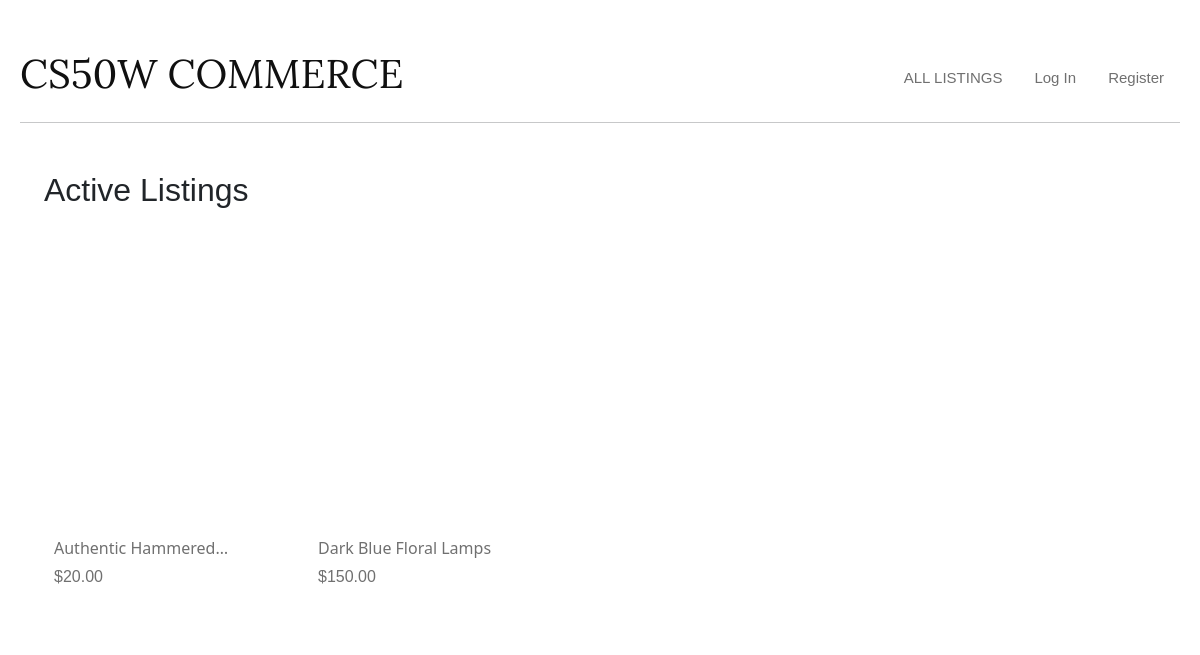
Before: /displayCategories/8 with the older database file.
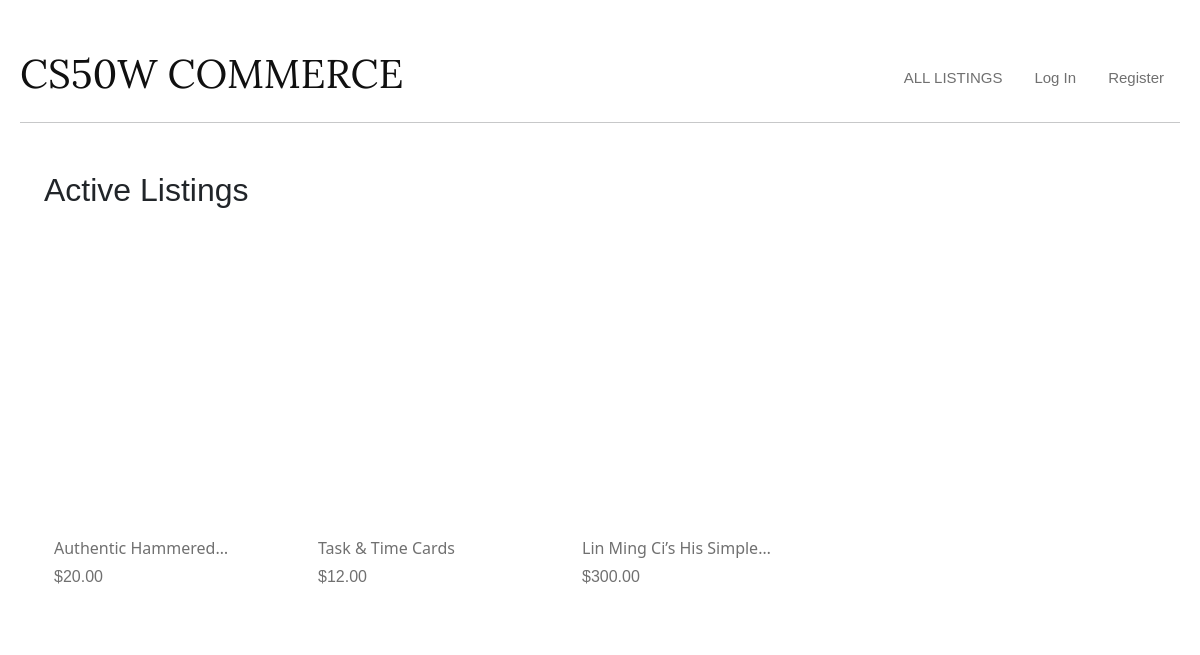
After: the same page with the newer database file.
### auctions/models.py (models this page shows, shortened)
class Listing(models.Model):
    title = models.CharField(max_length=50)
    description = models.CharField(max_length=1000)
    image = models.CharField(max_length=1000)
    price = models.FloatField()
    isActive = models.BooleanField(default=True)
    user = models.ForeignKey(User, on_delete=models.CASCADE, blank=True, null=True, related_name="user")
    category = models.ForeignKey(Category, on_delete=models.CASCADE, blank=True, null=True, related_name="category")
    watchlist = models.ManyToManyField(User, blank=True, null=True, related_name="listingWatchlist")

### auctions/views.py (the view)
# urls.py: path("displayCategories/<int:category_id>", views.displayCategories, name="displayCategories"),
def displayCategories(request, category_id):
    category = Category.objects.get(pk=category_id)
    activeListings = Listing.objects.filter(isActive=True, category=category)
    allCategories = Category.objects.all()
    return render(request, "auctions/index.html", {
        "listings": activeListings,
        "categories": allCategories
    })

### auctions/templates/auctions/index.html
{% extends "auctions/layout.html" %}
{% block body %}
    <h2 class="mt-5 mx-4" style="font-family: 'Plus Jakarta Sans', sans-serif;">Active Listings</h2>
    <div class="row mx-1">
        {% for listing in listings %}
            <div class="card mx-1 my-4" style="width: 16rem; border: none;">
                <a href="{% url 'listing' id=listing.id %}">
                    <div class="card-image-container" style="background-image: url('{{ listing.image }}');"></div>
                </a>
                <div class="card-body d-flex flex-column justify-content-between">
                    <h6 class="card-title clamp-title">{{ listing.title }}</h6>
                    <h6 class="listing-price mb-3">${{ listing.price|floatformat:"2" }}</h6>
                </div>
            </div>
        {% endfor %}
    </div>
{% endblock %}

Changed rows visible on the page:
no longer on this page (row edited): Listing: title "Dark Blue Floral Lamps", price "150.00"
added Listing: title "Task & Time Cards", price "12.00"
added Listing: title "Lin Ming Ci’s His…", price "300.00"
